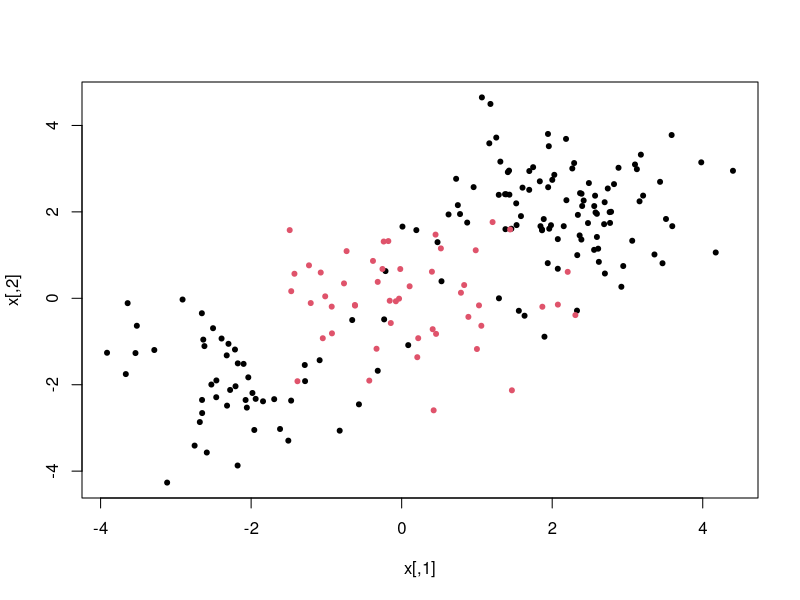
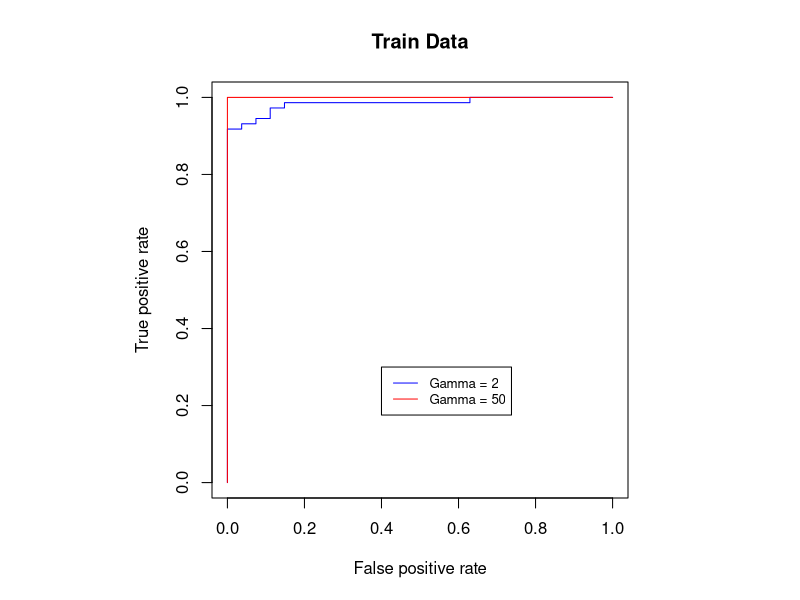
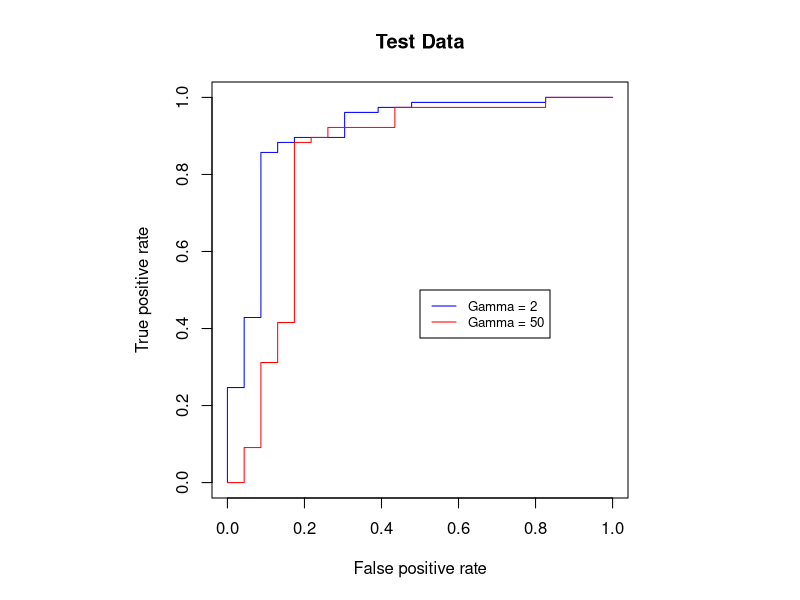
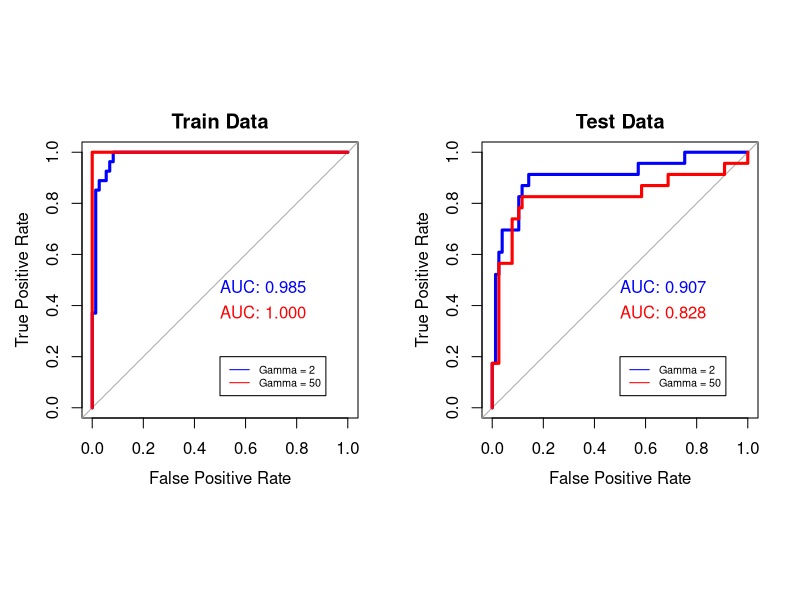

Write R code to recreate these figures, in order.
## ---- chunk 1
knitr::opts_chunk$set(echo = TRUE)
rm(list=ls()) 
## ---- chunk 2
set.seed(1)
x <- matrix(rnorm(200*2), ncol = 2)
x[1:100, ] <- x[1:100, ] + 2
x[101:150, ] <- x[101:150, ] - 2
y <- c(rep(1, 150), rep(2, 50))
dat <- data.frame(x = x, y = as.factor(y))
summary(dat)
plot(x, col = y, pch = 20) 

## ---- chunk 3
train.index <- sample(1:nrow(dat),nrow(dat)*.5)
train <- dat[train.index,]
test <- dat[-train.index,]
## ---- chunk 4
library(ROCR)
library(e1071)# Library that contains svm function
## ---- chunk 5

rocplot =function(pred , truth , ...){
  predob = prediction(pred , truth, label.ordering = c(2,1))    
  perf = performance(predob , "tpr", "fpr")
  plot(perf ,...)}


## ---- chunk 6
svmfit.opt <- svm(y~., data = train, kernel = 'radial', gamma = 2, cost = 1, decision.values = TRUE)
fitted.g2.train <- attributes(predict(svmfit.opt, train, decision.values=TRUE))$decision.values

svmfit.flex=svm(y~., data=train,kernel ="radial",gamma=50,cost=1,decision.values =TRUE)
fitted.g50.train=attributes(predict(svmfit.flex,train,decision.values=TRUE))$decision.values
head(fitted.g50.train)
## ---- chunk 7
par(mfrow = c(1, 1))
par(pty = "s")       # plot as a square

rocplot(fitted.g2.train,train$y,main="Train Data", col = "blue")
rocplot(fitted.g50.train,train$y,add=TRUE,col="red ")         # add = TRUE means add to existing graph

legend(.4, .3, legend=c("Gamma = 2", "Gamma = 50"),col=c("blue", "red"), lty=1:1, cex=0.8)
## ---- chunk 8

fitted.g2.test=attributes(predict(svmfit.opt,test,decision.values=TRUE))$decision.values
fitted.g50.test=attributes(predict(svmfit.flex,test,decision.values=TRUE))$decision.values

par(pty = "s") 
rocplot(fitted.g2.test,test$y,main="Test Data", col = "blue")
rocplot(fitted.g50.test,test$y,add=T,col="red")

legend(.5, .5, legend=c("Gamma = 2", "Gamma = 50"),col=c("blue", "red"), lty=1:1, cex=0.8)

## ---- chunk 9

library(pROC)

par(mfrow = c(1, 2))
par(pty = "s")    

### Train Data
plot(roc(train$y,fitted.g2.train,direction = ">"), col = "blue", 
     legacy.axes= TRUE, lwd = 3, main = "Train Data", print.auc=TRUE,       #print.auc=TRUE: prints AUC label
     xlab = "False Positive Rate", ylab= "True Positive Rate")

plot(roc(train$y,fitted.g50.train,direction = ">"), col = "red", add = TRUE,
     lwd = 3, print.auc = TRUE, print.auc.x = 0.5, print.auc.y = 0.4)     #print.auc.x/y: coordinates for label
     
legend(.5, .2, legend=c("Gamma = 2", "Gamma = 50"),col=c("blue", "red"), lty=1:1, cex=0.65)

### Test Data
plot(roc(test$y,fitted.g2.test,direction = ">"), col = "blue", 
     legacy.axes= TRUE, lwd = 3, main = "Test Data", print.auc=TRUE,
     xlab = "False Positive Rate", ylab= "True Positive Rate")

plot(roc(test$y,fitted.g50.test,direction = ">"), col = "red", add = TRUE,
     lwd = 3, print.auc = TRUE, print.auc.x = 0.5, print.auc.y = 0.4)

legend(.5, .2, legend=c("Gamma = 2", "Gamma = 50"),col=c("blue", "red"), lty=1:1, cex=0.65)
